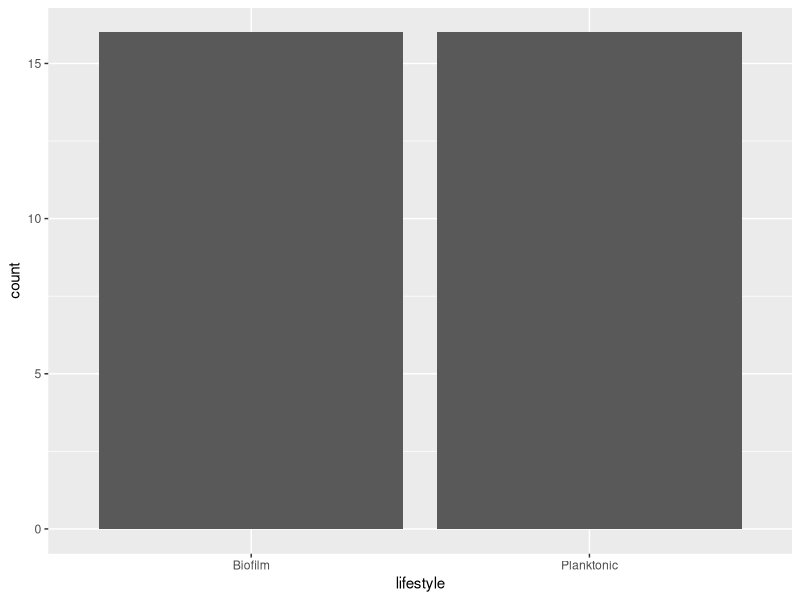
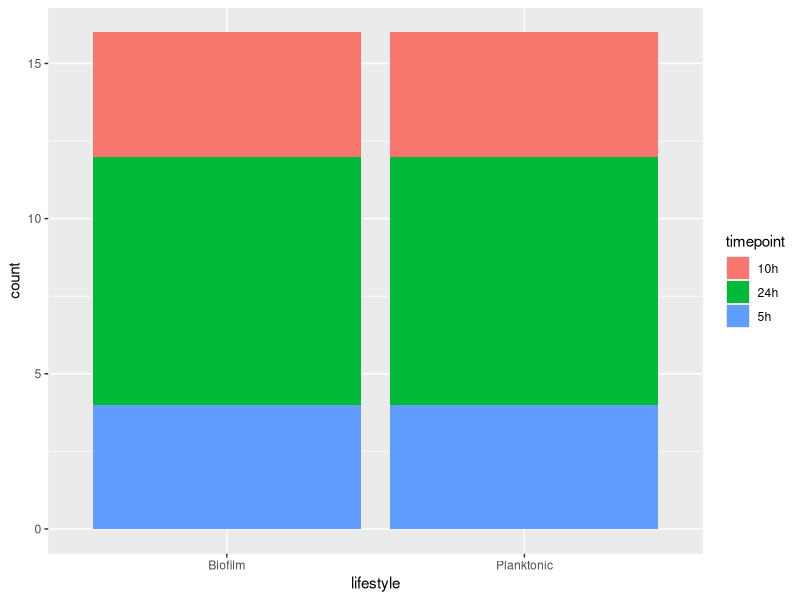
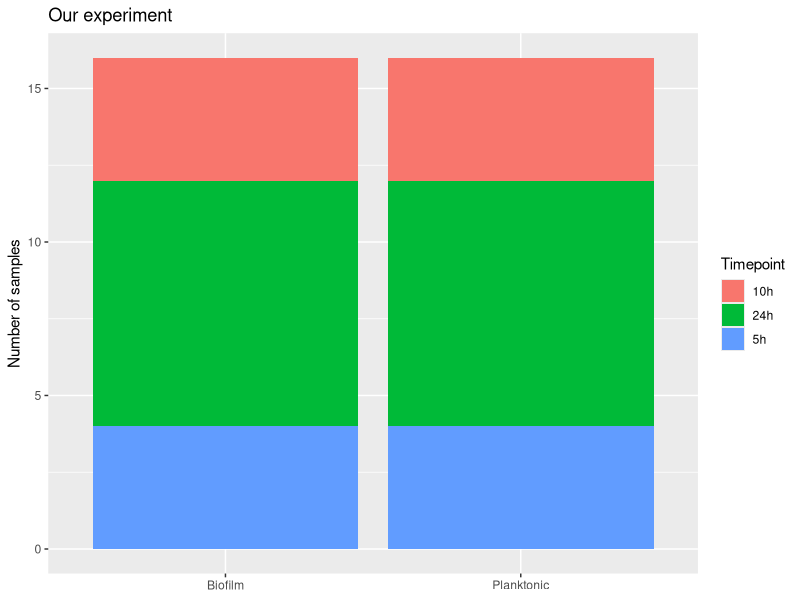
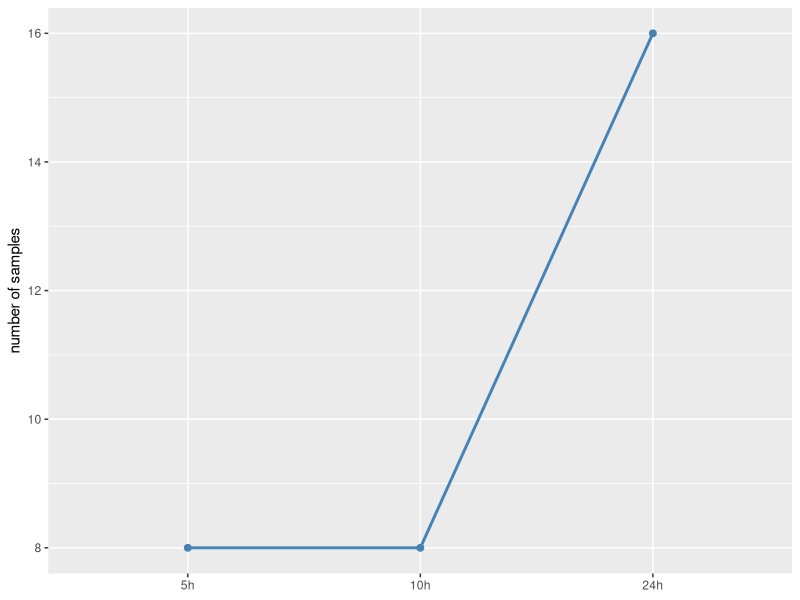
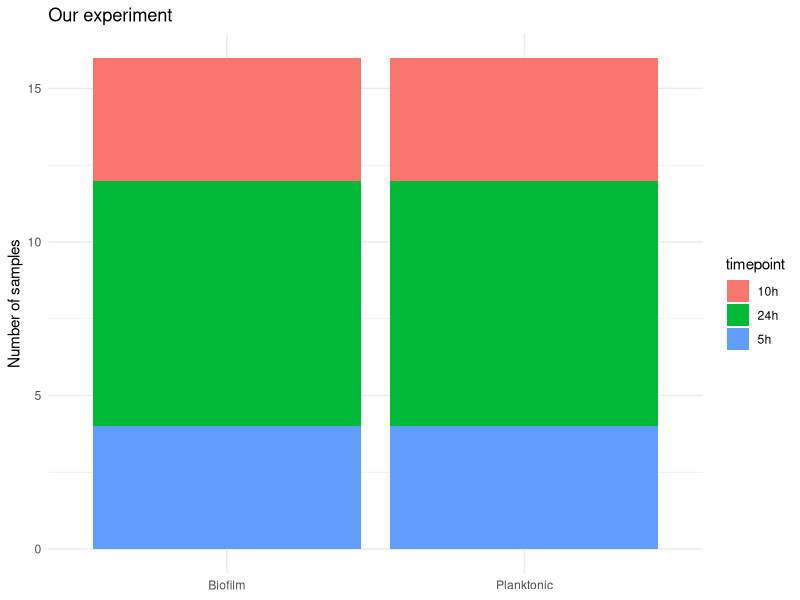
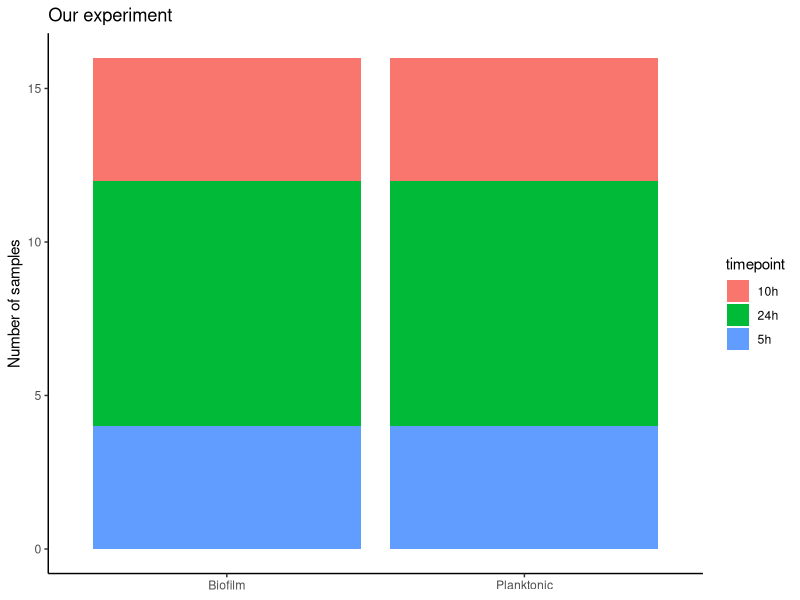
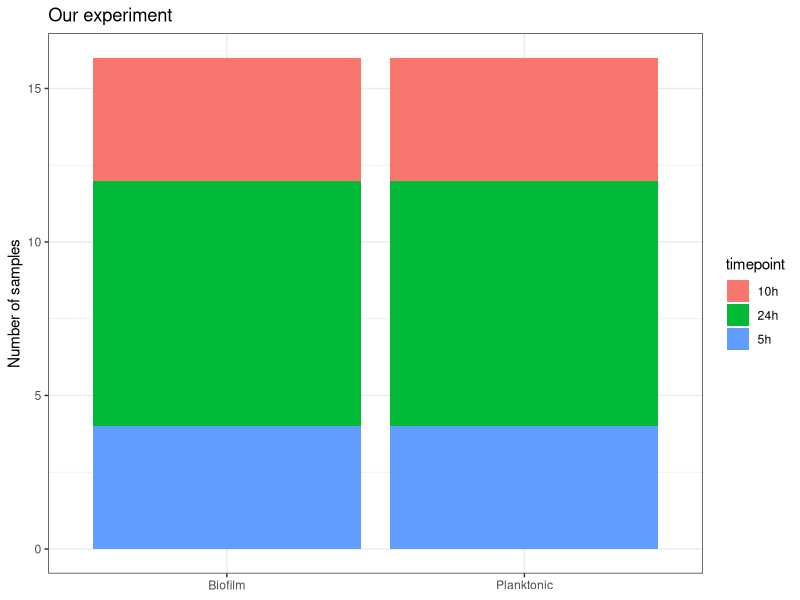

Write R code to recreate these figures, in order.
## ---- chunk 1
library(tidyverse)
library(here)   # here() builds paths from the project root, so they work wherever you run this
meta <- read_tsv(here("project/data", "metadata.tsv"), show_col_types = FALSE)
## ---- chunk 2
ggplot(meta, aes(x = lifestyle)) +   # data + aesthetic
  geom_bar()                         # geom: one bar per group
## ---- chunk 3
ggplot(meta, aes(x = lifestyle, fill = timepoint)) +
  geom_bar()
## ---- chunk 4
ggplot(meta, aes(x = lifestyle, fill = timepoint)) +
  geom_bar() +
  labs(title = "Our experiment", x = NULL, y = "Number of samples", fill = "Timepoint")
## ---- chunk 5
meta %>%
  count(timepoint) %>%
  mutate(timepoint = factor(timepoint, levels = c("5h", "10h", "24h"))) %>%
  ggplot(aes(x = timepoint, y = n, group = 1)) +
  geom_line(linewidth = 1, colour = "steelblue") +
  geom_point(size = 2, colour = "steelblue") +
  labs(x = NULL, y = "number of samples")
## ---- chunk 6
p <- ggplot(meta, aes(x = lifestyle, fill = timepoint)) +
  geom_bar() +
  labs(title = "Our experiment", x = NULL, y = "Number of samples")

p + theme_minimal()
## ---- chunk 7
p + theme_classic()
## ---- chunk 8
p + theme_bw()
